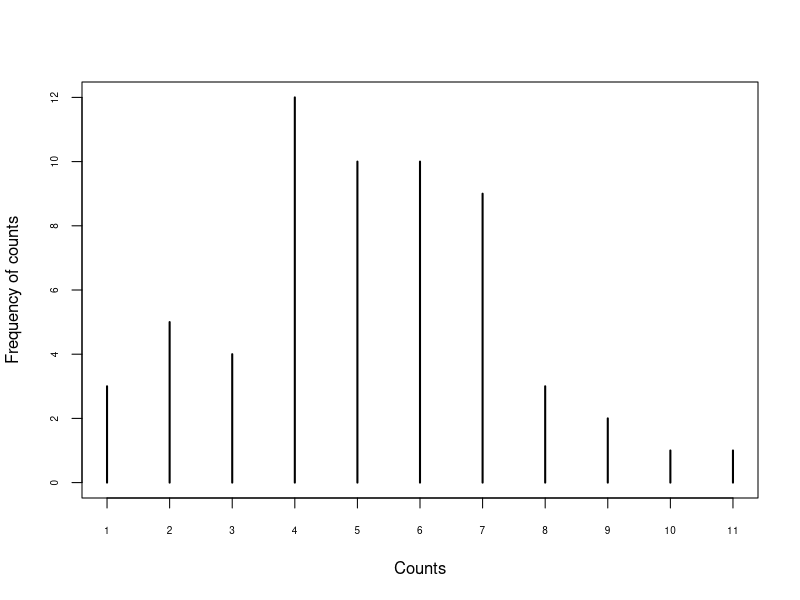
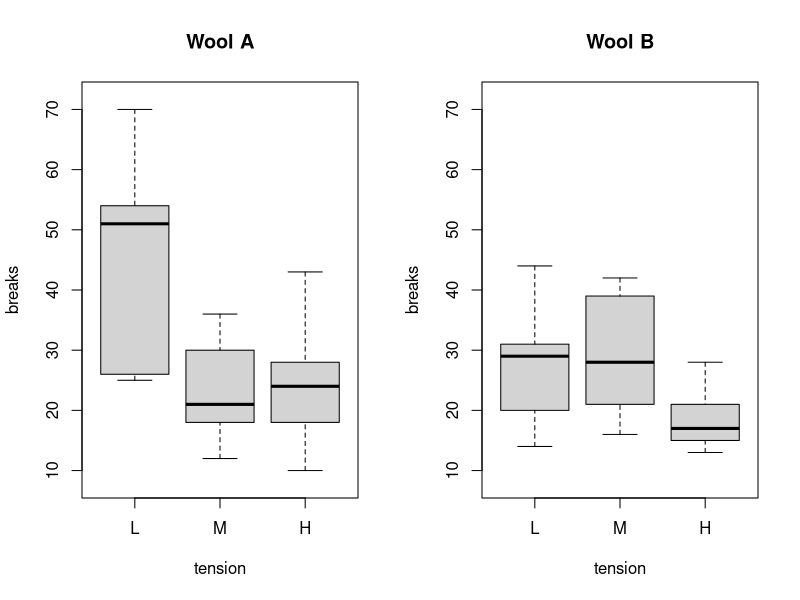

Source code (R) for these figures, in order:
PD<-rpois(60, lambda = 5)
PD
FPD<-table(PD)

plot(FPD,cex.axis=0.6,xlab="Counts",ylab="Frequency of counts")



WPData<-as.data.frame(warpbreaks)
str(WPData)
summary(WPData)

par(mfrow = c(1, 2))
plot(breaks ~ tension, data = WPData, col = "lightgray",
     varwidth = TRUE, subset = wool == "A", main = "Wool A",ylim=c(8,72))
plot(breaks ~ tension, data = warpbreaks, col = "lightgray",
     varwidth = TRUE, subset = wool == "B", main = "Wool B",ylim=c(8,72))


WPModel1 <- glm(breaks ~ wool+tension, data = WPData, family=poisson)
WPModel1

CoefWP1<-coef(WPModel1)

CoefWP1[2]
exp(CoefWP1[2])

summary(WPModel1)

deviance(WPModel1)/df.residual(WPModel1)

WPModel2<-glm(breaks~wool*tension, data = WPData, family=poisson)
WPModel2
summary(WPModel2)

deviance(WPModel2)/df.residual(WPModel2)


